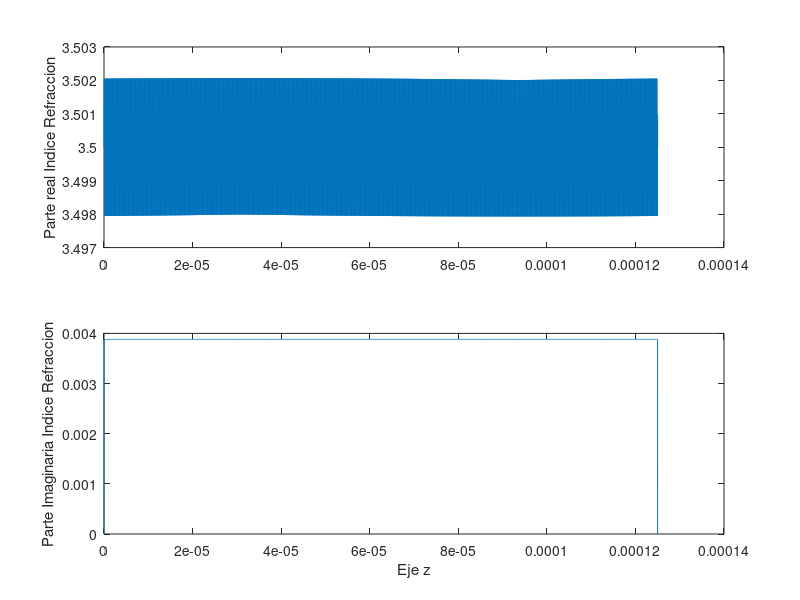

MATLAB code for this plot: (Note: this script raises an error after producing the figure.)
%%%% FBP MULTICAPA %%%%% - ANTONIO DELGADO BEJARANO

clear, close,clc;

% PROGRAMA DE SIMULACION PARA PERTURBACIONES PERIODICAS CON n COMPLEJO

% UNIDADES SIST. INTERNACIONAL

% CONSTANTES
c = 2.99793e8;

%% Ganancia optica:

%g = 0;
%g = 15000;
%g = 20000;
%g = 37290;
g = 37500;

% Longitud de onda pedida y frecuencia correspondiente
lambda0 = 1300e-9; f = c/lambda0;

n0 = 3.5; % Parte real
n1 = 2.069e-3; 
n2 = c*inv(4*pi*f)*g; % Parte imaginaria 

%% Definicion y muestreo de la Perturbacion que origina la FG
     
Lper = 125e-6; % Longitud de la perturbacion

% Periodo LAMBDA MAYUSCULA
LAMBDA = lambda0/2/n0; % Formula de problemas

% Muestreo de la perturbacion

    % Periodo de muestreo - con 11 o 13 basta
    z_muestreo = LAMBDA/13;
    
    vector_z = linspace(0,Lper,Lper/z_muestreo);
    n_z = [n0-1j*0, n0 + n1.*sin(2*pi*inv(LAMBDA).*vector_z) + 1j*n2, n0-1j*0];

% Representacion indice de refraccion muestreado
subplot(211), plot(z_muestreo.*(0:1:length(n_z)-1).',real(n_z)); ylabel('Parte real Indice Refraccion')
subplot(212), plot(z_muestreo.*(0:1:length(n_z)-1).',imag(n_z)); xlabel('Eje z'), ylabel('Parte Imaginaria Indice Refraccion')

%% Caracterizacion macroscopica dispositivo:
    
    % Componentes de frecuencia optica a las que se analiza el dispositivo
    N_frec = 2.^12;  % Num. de frecuencias.
    
    f_i = linspace(f-2e12, f+2e12, N_frec); % Vector fila
    landa_i = 2.99793e8./f_i;
    
    % Estructura de datos en el dominio del tiempo:
    f_max = f_i(length(f_i))-f_i(1);
    %delta_f = f_i-f_i(1,1);
    f_muestreo = f_i(2)-f_i(1);
    
    t_muestreo = inv(2.*f_max);
    t_i = t_muestreo.*(0:1:N_frec);
    
    % Obtencion de la matriz de transferencia:
    % Matriz orden: 2*2*N_frec:

    MT = formTFF_MT(n_z,z_muestreo,f_i);

    % Funcion de transferencia en reflexion, redimensionando para no tener
    % 1x1xfrecuencias
    r_0L = reshape(MT(2,1,:)./MT(1,1,:),1,N_frec); 
        
    % Funcion de transferencia en transmision
    t_0L = reshape(1./MT(1,1,:),1,N_frec); 

%% Reflectividad
figure(2)
plot(f_i, abs(r_0L).^2)
title('Reflectividad [u. n.]: Respuesta espectral en amplitud')
xlabel('Frecuencia ?ptica'); ylabel('Reflectividad [u. n.]');

%% Transmitividad
figure(7)
plot(f_i, abs(t_0L).^2)
title('Transmitividad [u. n.]: Respuesta espectral en amplitud')
xlabel('Frecuencia ?ptica'); ylabel('Transmitividad [u. n.]');

